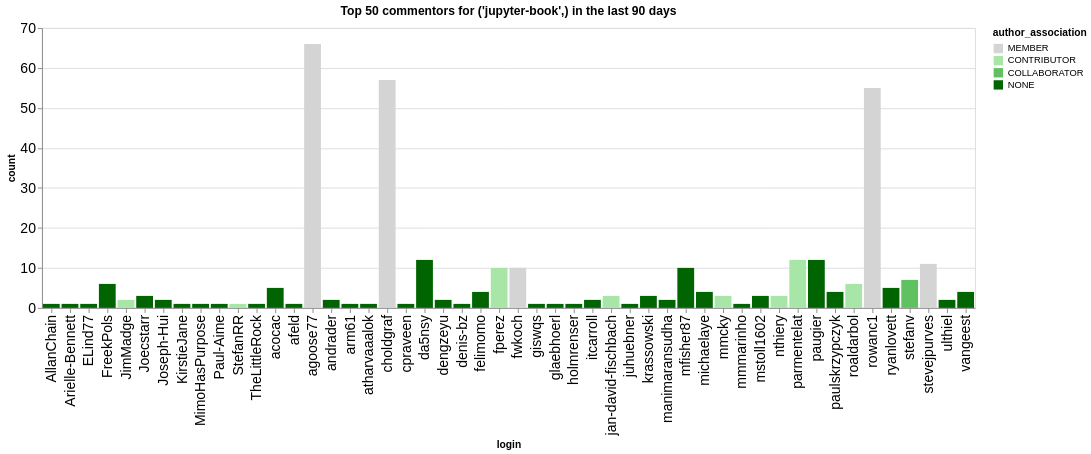

Write notebook code for a chart like this one.
### Code cell
n_plot = 50
charts = []
for ii, (iorg, idata) in enumerate(commentors.groupby(['org'])):
    title = f"Top {n_plot} commentors for {iorg} in the last {n_days} days"
    idata = idata.groupby('login', as_index=False).agg({'count': 'sum', 'author_association': 'first'})
    idata = idata.sort_values('count', ascending=False).head(n_plot)
    ch = alt.Chart(data=idata.head(n_plot), title=title).mark_bar().encode(
        x='login',
        y='count',
        color=alt.Color('author_association', scale=alt.Scale(domain=author_types, range=author_colors))
    )
    charts.append(ch)
alt.hconcat(*charts)

### Figure 1 — Vega-Lite specification as saved in the notebook (floating-point values rounded to 4 significant figures)
{"config": {"axisLeft": {"labelFontSize": 15}, "axisBottom": {"labelFontSize": 15}}, "hconcat": [{"mark": {"type": "bar"}, "encoding": {"color": {"field": "author_association", "scale": {"domain": ["MEMBER", "CONTRIBUTOR", "COLLABORATOR", "NONE"], "range": ["rgb(211.82745098039214, 211.82745098039214, 211.82745098039214)", "rgb(166.98562091503268, 229.89803921568628, 166.98562091503268)", "rgb(96.37647058823529, 192.75294117647059, 96.37647058823529)", "rgb(0.0, 100.3921568627451, 0.0)"]}, "type": "nominal"}, "x": {"field": "login", "type": "nominal"}, "y": {"field": "count", "type": "quantitative"}}, "title": "Top 50 commentors for ('jupyter-book',) in the last 90 days"}], "data": {"name": "data-033694735a00f6270beed733f19fd0d4"}, "$schema": "https://vega.github.io/schema/vega-lite/v5.20.1.json", "datasets": {"data-033694735a00f6270beed733f19fd0d4": [{"login": "agoose77", "count": 66, "author_association": "MEMBER"}, {"login": "choldgraf", "count": 57, "author_association": "MEMBER"}, {"login": "rowanc1", "count": 55, "author_association": "MEMBER"}, {"login": "parmentelat", "count": 12, "author_association": "CONTRIBUTOR"}, {"login": "da5nsy", "count": 12, "author_association": "NONE"}, {"login": "paugier", "count": 12, "author_association": "NONE"}, {"login": "stevejpurves", "count": 11, "author_association": "MEMBER"}, {"login": "fperez", "count": 10, "author_association": "CONTRIBUTOR"}, {"login": "mfisher87", "count": 10, "author_association": "NONE"}, {"login": "fwkoch", "count": 10, "author_association": "MEMBER"}, {"login": "stefanv", "count": 7, "author_association": "COLLABORATOR"}, {"login": "FreekPols", "count": 6, "author_association": "NONE"}, {"login": "roaldarbol", "count": 6, "author_association": "CONTRIBUTOR"}, {"login": "ryanlovett", "count": 5, "author_association": "NONE"}, {"login": "acocac", "count": 5, "author_association": "NONE"}, {"login": "felimomo", "count": 4, "author_association": "NONE"}, {"login": "vangeest", "count": 4, "author_association": "NONE"}, {"login": "paulskrzypczyk", "count": 4, "author_association": "NONE"}, {"login": "michaelaye", "count": 4, "author_association": "NONE"}, {"login": "jan-david-fischbach", "count": 3, "author_association": "CONTRIBUTOR"}, {"login": "mmcky", "count": 3, "author_association": "CONTRIBUTOR"}, {"login": "nthiery", "count": 3, "author_association": "CONTRIBUTOR"}, {"login": "krassowski", "count": 3, "author_association": "NONE"}, {"login": "mstoll1602", "count": 3, "author_association": "NONE"}, {"login": "Joecstarr", "count": 3, "author_association": "NONE"}, {"login": "andrader", "count": 2, "author_association": "NONE"}, {"login": "dengzeyu", "count": 2, "author_association": "NONE"}, {"login": "JimMadge", "count": 2, "author_association": "CONTRIBUTOR"}, {"login": "Joseph-Hui", "count": 2, "author_association": "NONE"}, {"login": "ulthiel", "count": 2, "author_association": "NONE"}, {"login": "itcarroll", "count": 2, "author_association": "NONE"}, {"login": "manimaransudha", "count": 2, "author_association": "NONE"}, {"login": "denis-bz", "count": 1, "author_association": "NONE"}, {"login": "arm61", "count": 1, "author_association": "NONE"}, {"login": "afeld", "count": 1, "author_association": "NONE"}, {"login": "atharvaaalok", "count": 1, "author_association": "NONE"}, {"login": "cpraveen", "count": 1, "author_association": "NONE"}, {"login": "Arielle-Bennett", "count": 1, "author_association": "NONE"}, {"login": "ELind77", "count": 1, "author_association": "NONE"}, {"login": "AllanChain", "count": 1, "author_association": "NONE"}, {"login": "KirstieJane", "count": 1, "author_association": "NONE"}, {"login": "MimoHasPurpose", "count": 1, "author_association": "NONE"}, {"login": "Paul-Aime", "count": 1, "author_association": "NONE"}, {"login": "StefanRR", "count": 1, "author_association": "CONTRIBUTOR"}, {"login": "TheLittleRock", "count": 1, "author_association": "NONE"}, {"login": "holmrenser", "count": 1, "author_association": "NONE"}, {"login": "glaebhoerl", "count": 1, "author_association": "NONE"}, {"login": "giswqs", "count": 1, "author_association": "NONE"}, {"login": "mmmarinho", "count": 1, "author_association": "NONE"}, {"login": "juhuebner", "count": 1, "author_association": "NONE"}]}}
